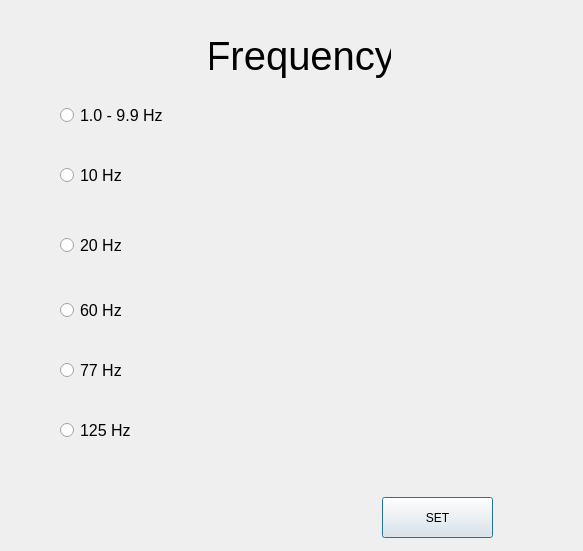
<?xml version="1.0" encoding="UTF-8"?>
<ui version="4.0">
 <class>frequency</class>
 <widget class="QDialog" name="frequency">
  <property name="geometry">
   <rect>
    <x>0</x>
    <y>0</y>
    <width>583</width>
    <height>551</height>
   </rect>
  </property>
  <property name="windowTitle">
   <string>Dialog</string>
  </property>
  <widget class="QPushButton" name="pushButton">
   <property name="geometry">
    <rect>
     <x>382</x>
     <y>497</y>
     <width>111</width>
     <height>41</height>
    </rect>
   </property>
   <property name="text">
    <string>SET</string>
   </property>
  </widget>
  <widget class="QLabel" name="label">
   <property name="geometry">
    <rect>
     <x>210</x>
     <y>20</y>
     <width>181</width>
     <height>71</height>
    </rect>
   </property>
   <property name="font">
    <font>
     <pointsize>30</pointsize>
    </font>
   </property>
   <property name="text">
    <string>Frequency</string>
   </property>
   <property name="alignment">
    <set>Qt::AlignCenter</set>
   </property>
  </widget>
  <widget class="QRadioButton" name="radioButton_3">
   <property name="geometry">
    <rect>
     <x>60</x>
     <y>230</y>
     <width>191</width>
     <height>31</height>
    </rect>
   </property>
   <property name="font">
    <font>
     <pointsize>12</pointsize>
    </font>
   </property>
   <property name="text">
    <string>20 Hz</string>
   </property>
  </widget>
  <widget class="QRadioButton" name="radioButton_5">
   <property name="geometry">
    <rect>
     <x>60</x>
     <y>360</y>
     <width>95</width>
     <height>20</height>
    </rect>
   </property>
   <property name="font">
    <font>
     <pointsize>12</pointsize>
    </font>
   </property>
   <property name="text">
    <string>77 Hz</string>
   </property>
  </widget>
  <widget class="QRadioButton" name="radioButton">
   <property name="geometry">
    <rect>
     <x>60</x>
     <y>100</y>
     <width>181</width>
     <height>31</height>
    </rect>
   </property>
   <property name="font">
    <font>
     <pointsize>12</pointsize>
    </font>
   </property>
   <property name="text">
    <string>1.0 - 9.9 Hz</string>
   </property>
  </widget>
  <widget class="QRadioButton" name="radioButton_4">
   <property name="geometry">
    <rect>
     <x>60</x>
     <y>300</y>
     <width>201</width>
     <height>21</height>
    </rect>
   </property>
   <property name="font">
    <font>
     <pointsize>12</pointsize>
    </font>
   </property>
   <property name="text">
    <string>60 Hz</string>
   </property>
  </widget>
  <widget class="QRadioButton" name="radioButton_6">
   <property name="geometry">
    <rect>
     <x>60</x>
     <y>420</y>
     <width>95</width>
     <height>20</height>
    </rect>
   </property>
   <property name="font">
    <font>
     <pointsize>12</pointsize>
    </font>
   </property>
   <property name="text">
    <string>125 Hz</string>
   </property>
  </widget>
  <widget class="QRadioButton" name="radioButton_2">
   <property name="geometry">
    <rect>
     <x>60</x>
     <y>160</y>
     <width>151</width>
     <height>31</height>
    </rect>
   </property>
   <property name="font">
    <font>
     <pointsize>12</pointsize>
    </font>
   </property>
   <property name="text">
    <string>10 Hz</string>
   </property>
  </widget>
 </widget>
 <resources/>
 <connections/>
</ui>
